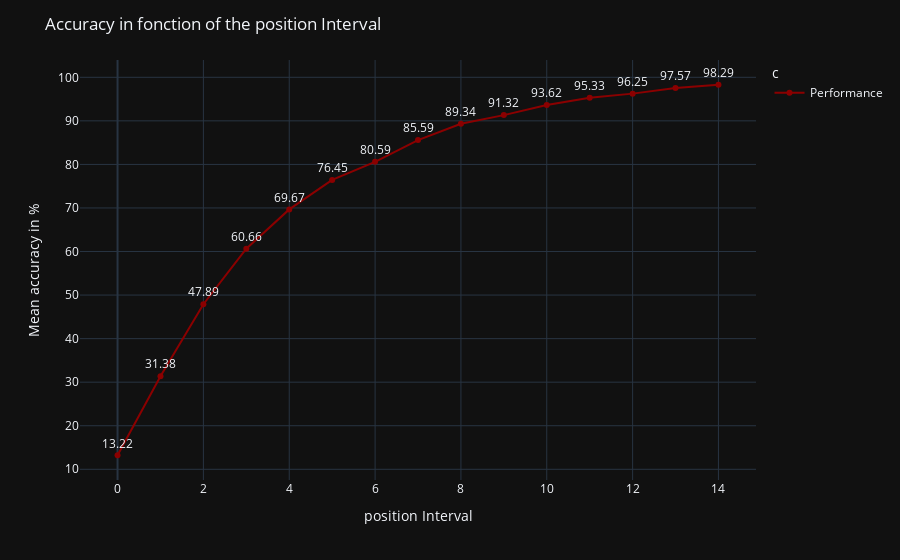

This figure's notebook cell:
### Code cell
x = [x for x in range(15)]
a = pd.DataFrame(x, columns = ['position Interval'])
a['Mean accuracy in %'] = intervals
a['Accuracy'] = [round(j,2) for j in intervals]
a['c'] = ["Performance" for x in range(15)]
fig = px.line(  a,x='position Interval', y='Mean accuracy in %', text='Accuracy',template = 'plotly_dark',color = 'c',color_discrete_sequence = ['darkred'])
fig.update_traces(textposition='top center')
fig.update_layout(title = "Accuracy in fonction of the position Interval")
fig.show()

### Figure 1 — Plotly figure (JSON) as saved in the notebook; plotly's stock layout.template omitted (floating-point values rounded to 4 significant figures)
{"data": [{"hovertemplate": "c=Performance<br>position Interval=%{x}<br>Mean accuracy in %=%{y}<br>Accuracy=%{text}<extra></extra>", "legendgroup": "Performance", "line": {"color": "darkred", "dash": "solid"}, "marker": {"symbol": "circle"}, "mode": "lines+markers+text", "name": "Performance", "orientation": "v", "showlegend": true, "text": [13.22, 31.38, 47.89, 60.66, 69.67, 76.45, 80.59, 85.59, 89.34, 91.32, 93.62, 95.33, 96.25, 97.57, 98.29], "textposition": "top center", "type": "scatter", "x": [0, 1, 2, 3, 4, 5, 6, 7, 8, 9, 10, 11, 12, 13, 14], "xaxis": "x", "y": [13.22, 31.38, 47.89, 60.66, 69.67, 76.45, 80.59, 85.59, 89.34, 91.32, 93.62, 95.33, 96.25, 97.57, 98.29], "yaxis": "y"}], "layout": {"legend": {"title": {"text": "c"}, "tracegroupgap": 0}, "margin": {"t": 60}, "title": {"text": "Accuracy in fonction of the position Interval"}, "xaxis": {"anchor": "y", "domain": [0, 1], "title": {"text": "position Interval"}}, "yaxis": {"anchor": "x", "domain": [0, 1], "title": {"text": "Mean accuracy in %"}}}}
